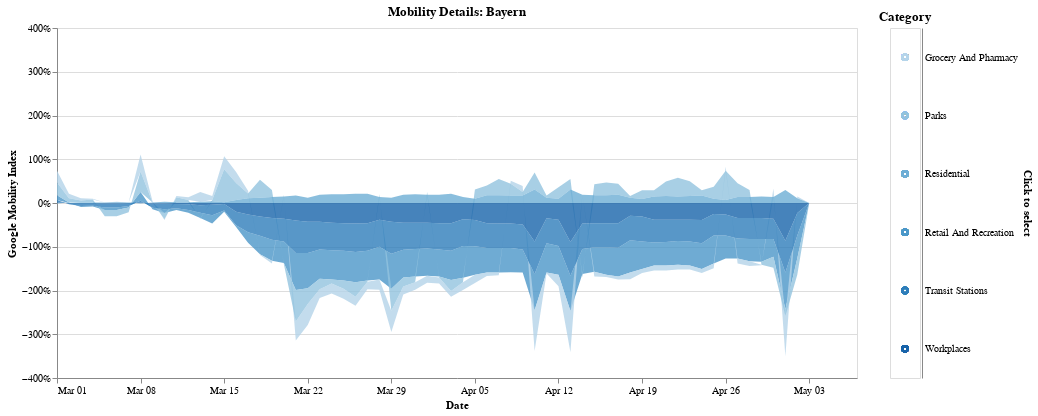

Notebook cell for this chart:
### Code cell
plotting.plot_activity_details(
    df=plot_df,
    state="Bayern",
    title="Mobility Details: Bayern",
    x_var="Meldedatum",
    x_title="Date",
    activity_cols=plot_data.activity_cols,
    max_activity=max_activity,
    width=830,
)
